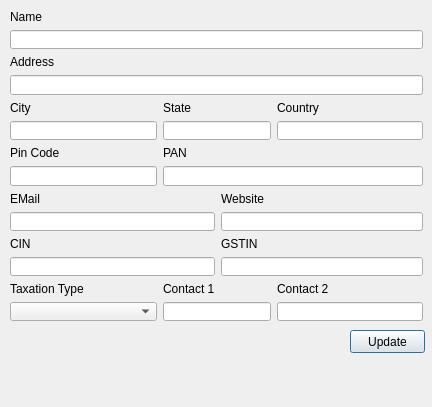
<?xml version="1.0" encoding="UTF-8"?>
<ui version="4.0">
 <class>company</class>
 <widget class="QDialog" name="company">
  <property name="geometry">
   <rect>
    <x>0</x>
    <y>0</y>
    <width>432</width>
    <height>407</height>
   </rect>
  </property>
  <property name="windowTitle">
   <string>Dialog</string>
  </property>
  <widget class="QPushButton" name="updateCompanyInfoPushButton">
   <property name="geometry">
    <rect>
     <x>350</x>
     <y>330</y>
     <width>75</width>
     <height>23</height>
    </rect>
   </property>
   <property name="text">
    <string>Update</string>
   </property>
  </widget>
  <widget class="QWidget" name="">
   <property name="geometry">
    <rect>
     <x>10</x>
     <y>10</y>
     <width>413</width>
     <height>311</height>
    </rect>
   </property>
   <layout class="QGridLayout" name="gridLayout">
    <item row="0" column="0">
     <widget class="QLabel" name="label">
      <property name="text">
       <string>Name</string>
      </property>
     </widget>
    </item>
    <item row="1" column="0" colspan="4">
     <widget class="QLineEdit" name="nameLineEdit"/>
    </item>
    <item row="2" column="0">
     <widget class="QLabel" name="label_2">
      <property name="text">
       <string>Address</string>
      </property>
     </widget>
    </item>
    <item row="3" column="0" colspan="4">
     <widget class="QLineEdit" name="addressLineEdit"/>
    </item>
    <item row="4" column="0">
     <widget class="QLabel" name="label_3">
      <property name="text">
       <string>City</string>
      </property>
     </widget>
    </item>
    <item row="4" column="1">
     <widget class="QLabel" name="label_4">
      <property name="text">
       <string>State</string>
      </property>
     </widget>
    </item>
    <item row="4" column="3">
     <widget class="QLabel" name="label_5">
      <property name="text">
       <string>Country</string>
      </property>
     </widget>
    </item>
    <item row="5" column="0">
     <widget class="QLineEdit" name="cityLineEdit"/>
    </item>
    <item row="5" column="1" colspan="2">
     <widget class="QLineEdit" name="stateLineEdit"/>
    </item>
    <item row="5" column="3">
     <widget class="QLineEdit" name="countryLineEdit"/>
    </item>
    <item row="6" column="0">
     <widget class="QLabel" name="label_6">
      <property name="text">
       <string>Pin Code</string>
      </property>
     </widget>
    </item>
    <item row="6" column="1">
     <widget class="QLabel" name="label_9">
      <property name="text">
       <string>PAN</string>
      </property>
     </widget>
    </item>
    <item row="7" column="0">
     <widget class="QLineEdit" name="pincodeLineEdit"/>
    </item>
    <item row="7" column="1" colspan="3">
     <widget class="QLineEdit" name="panLineEdit"/>
    </item>
    <item row="8" column="0">
     <widget class="QLabel" name="label_7">
      <property name="text">
       <string>EMail</string>
      </property>
     </widget>
    </item>
    <item row="8" column="2">
     <widget class="QLabel" name="label_8">
      <property name="text">
       <string>Website</string>
      </property>
     </widget>
    </item>
    <item row="9" column="0" colspan="2">
     <widget class="QLineEdit" name="emailLineEdit"/>
    </item>
    <item row="9" column="2" colspan="2">
     <widget class="QLineEdit" name="websiteLineEdit"/>
    </item>
    <item row="10" column="0">
     <widget class="QLabel" name="label_10">
      <property name="text">
       <string>CIN</string>
      </property>
     </widget>
    </item>
    <item row="10" column="2">
     <widget class="QLabel" name="label_11">
      <property name="text">
       <string>GSTIN</string>
      </property>
     </widget>
    </item>
    <item row="11" column="0" colspan="2">
     <widget class="QLineEdit" name="cinLineEdit"/>
    </item>
    <item row="11" column="2" colspan="2">
     <widget class="QLineEdit" name="gstinLineEdit"/>
    </item>
    <item row="12" column="0">
     <widget class="QLabel" name="label_12">
      <property name="text">
       <string>Taxation Type</string>
      </property>
     </widget>
    </item>
    <item row="12" column="1">
     <widget class="QLabel" name="label_13">
      <property name="text">
       <string>Contact 1</string>
      </property>
     </widget>
    </item>
    <item row="12" column="3">
     <widget class="QLabel" name="label_14">
      <property name="text">
       <string>Contact 2</string>
      </property>
     </widget>
    </item>
    <item row="13" column="0">
     <widget class="QComboBox" name="taxationtypeComboBox"/>
    </item>
    <item row="13" column="1" colspan="2">
     <widget class="QLineEdit" name="contact1LineEdit"/>
    </item>
    <item row="13" column="3">
     <widget class="QLineEdit" name="contact2LineEdit"/>
    </item>
   </layout>
  </widget>
 </widget>
 <resources/>
 <connections/>
</ui>
